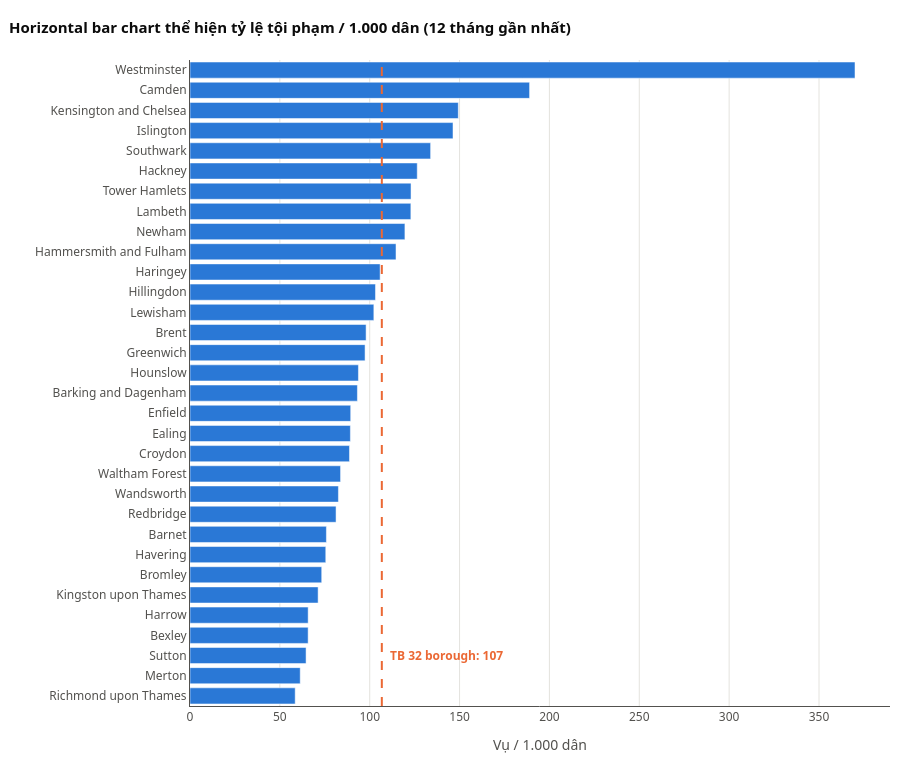

Source (notebook cell):
### Markdown cell above
### 5.2 Horizontal bar chart — xếp hạng borough theo tỷ lệ vụ / 1.000 dân (12 tháng gần nhất)

### Code cell
rank = (monthly[monthly.month == latest][['borough_name', 'rolling_12_rate']]
        .sort_values('rolling_12_rate'))
mean_rate = rank.rolling_12_rate.mean()

fig = px.bar(rank, x='rolling_12_rate', y='borough_name', orientation='h', color_discrete_sequence=[BLUE],
             labels={'rolling_12_rate': 'Vụ / 1.000 dân', 'borough_name': ''})
fig.update_traces(customdata=np.arange(len(rank), 0, -1),
                  hovertemplate='<b>%{y}</b><br>%{x:,.1f} vụ / 1.000 dân<br>Hạng %{customdata}/32<extra></extra>')
fig.add_vline(x=mean_rate, line_dash='dash', line_color=ORANGE, line_width=2)
fig.add_annotation(x=mean_rate, y=rank.borough_name.iloc[2], text=f'<b>TB 32 borough: {mean_rate:,.0f}</b>',
                   showarrow=False, xanchor='left', xshift=6, font=dict(color=ORANGE))
style(fig, 'Horizontal bar chart thể hiện tỷ lệ tội phạm / 1.000 dân (12 tháng gần nhất)', height=760, legend=False)
axes(fig).update_yaxes(showgrid=False)
fig.show()

### Figure 1 — Plotly figure (JSON) as saved in the notebook; plotly's stock layout.template omitted (floating-point values rounded to 4 significant figures)
{"data": [{"customdata": [32, 31, 30, 29, 28, 27, 26, 25, 24, 23, 22, 21, 20, 19, 18, 17, 16, 15, 14, 13, 12, 11, 10, 9, 8, 7, 6, 5, 4, 3, 2, 1], "hovertemplate": "<b>%{y}</b><br>%{x:,.1f} vụ / 1.000 dân<br>Hạng %{customdata}/32<extra></extra>", "legendgroup": "", "marker": {"color": "#2a78d6", "pattern": {"shape": ""}}, "name": "", "orientation": "h", "showlegend": false, "textposition": "auto", "type": "bar", "x": [58.53, 61.33, 64.59, 65.73, 65.75, 71.29, 73.29, 75.55, 75.9, 81.27, 82.59, 83.78, 88.74, 89.25, 89.42, 93.15, 93.72, 97.41, 97.98, 102.3, 103.2, 105.8, 114.6, 119.6, 122.9, 123.0, 126.4, 133.9, 146.3, 149.3, 189.0, 370.0], "xaxis": "x", "y": ["Richmond upon Thames", "Merton", "Sutton", "Bexley", "Harrow", "Kingston upon Thames", "Bromley", "Havering", "Barnet", "Redbridge", "Wandsworth", "Waltham Forest", "Croydon", "Ealing", "Enfield", "Barking and Dagenham", "Hounslow", "Greenwich", "Brent", "Lewisham", "Hillingdon", "Haringey", "Hammersmith and Fulham", "Newham", "Lambeth", "Tower Hamlets", "Hackney", "Southwark", "Islington", "Kensington and Chelsea", "Camden", "Westminster"], "yaxis": "y"}], "layout": {"annotations": [{"font": {"color": "#eb6834"}, "showarrow": false, "text": "<b>TB 32 borough: 107</b>", "x": 106.7, "xanchor": "left", "xshift": 6, "y": "Sutton"}], "barmode": "relative", "font": {"color": "#52514e", "family": "Segoe UI, Inter, Arial, sans-serif", "size": 12}, "height": 760, "hoverlabel": {"font": {"family": "Segoe UI, Inter, Arial, sans-serif"}}, "legend": {"orientation": "h", "title": {"text": ""}, "tracegroupgap": 0, "x": 0, "xanchor": "left", "y": 1.02, "yanchor": "bottom"}, "margin": {"b": 10, "l": 10, "r": 10, "t": 60}, "shapes": [{"line": {"color": "#eb6834", "dash": "dash", "width": 2}, "type": "line", "x0": 106.7, "x1": 106.7, "xref": "x", "y0": 0, "y1": 1, "yref": "y domain"}], "showlegend": false, "title": {"font": {"color": "#0b0b0b", "size": 15}, "text": "<b>Horizontal bar chart thể hiện tỷ lệ tội phạm / 1.000 dân (12 tháng gần nhất)</b>", "x": 0.01, "xanchor": "left", "y": 0.97, "yanchor": "top"}, "xaxis": {"anchor": "y", "domain": [0, 1], "gridcolor": "#e4e3de", "linecolor": "#52514e", "title": {"text": "Vụ / 1.000 dân"}, "zeroline": false}, "yaxis": {"anchor": "x", "domain": [0, 1], "gridcolor": "#e4e3de", "linecolor": "#52514e", "showgrid": false, "title": {"text": ""}, "zeroline": false}}}
